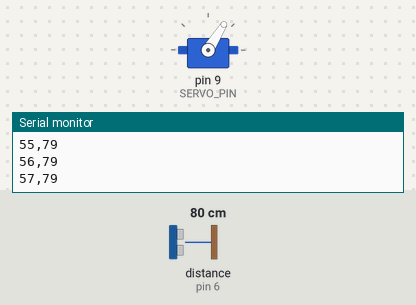
Simulated run of this sketch. Board: Arduino Uno, built with avr-gcc and run on an emulated ATmega328P. Shown: servo, the last lines printed to the serial monitor. Wiring (inferred from the names in the program): ultrasonic range finder: trigger pin 7; echo pin 6. Inputs (shaded band) come from the test bench; at power-on: distance to the obstacle (sensor on pin 6) 80 cm. The echo pulse lasts 58.3 µs per cm.

Above: at 1.7 s.
1.8 s: distance to the obstacle (sensor on pin 6) set to 2 cm
At 2.19 s:
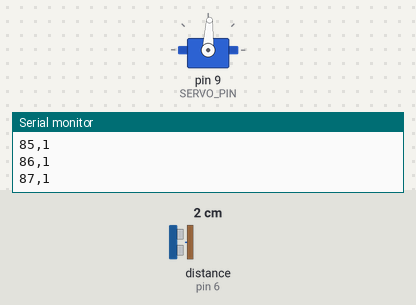
4.8 s: distance to the obstacle (sensor on pin 6) set to 9 cm
At 6.17 s:
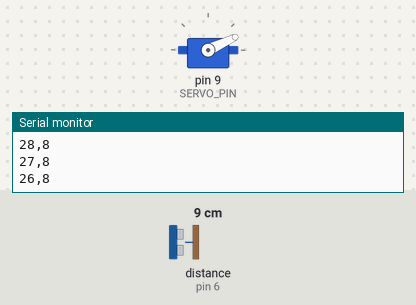
7.8 s: distance to the obstacle (sensor on pin 6) set to 35 cm
At 8.32 s:
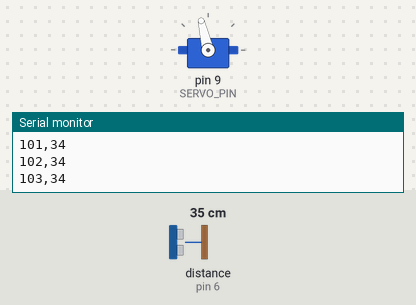
Timing chart, 0 to 16.8 s (numbered marks = the images above; inputs shaded):
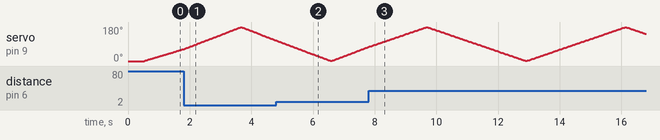

The sketch:

ServoUltraRadar.ino
```cpp
#include <Servo.h>

#define SERVO_PIN 9
#define TRIG_PIN 7
#define ECHO_PIN 6

Servo radarServo;

int angle = 0;
int direction = 1;

long getDistance() {
  digitalWrite(TRIG_PIN, LOW);
  delayMicroseconds(2);

  digitalWrite(TRIG_PIN, HIGH);
  delayMicroseconds(10);

  digitalWrite(TRIG_PIN, LOW);

  long duration = pulseIn(ECHO_PIN, HIGH, 30000);

  if (duration == 0) {
    return 400; // no object detected
  }

  long distance = duration * 0.0343 / 2;

  if (distance > 400) {
    distance = 400;
  }

  return distance;
}

void setup() {
  Serial.begin(115200);

  pinMode(TRIG_PIN, OUTPUT);
  pinMode(ECHO_PIN, INPUT);

  radarServo.attach(SERVO_PIN);

  radarServo.write(0);
  delay(500);
}

void loop() {

  radarServo.write(angle);

  delay(15); // allow servo to move

  long distance = getDistance();

  // Send angle,distance to PC
  Serial.print(angle);
  Serial.print(",");
  Serial.println(distance);

  angle += direction;

  if (angle >= 180) {
    angle = 180;
    direction = -1;
  }

  if (angle <= 0) {
    angle = 0;
    direction = 1;
  }
}
```
